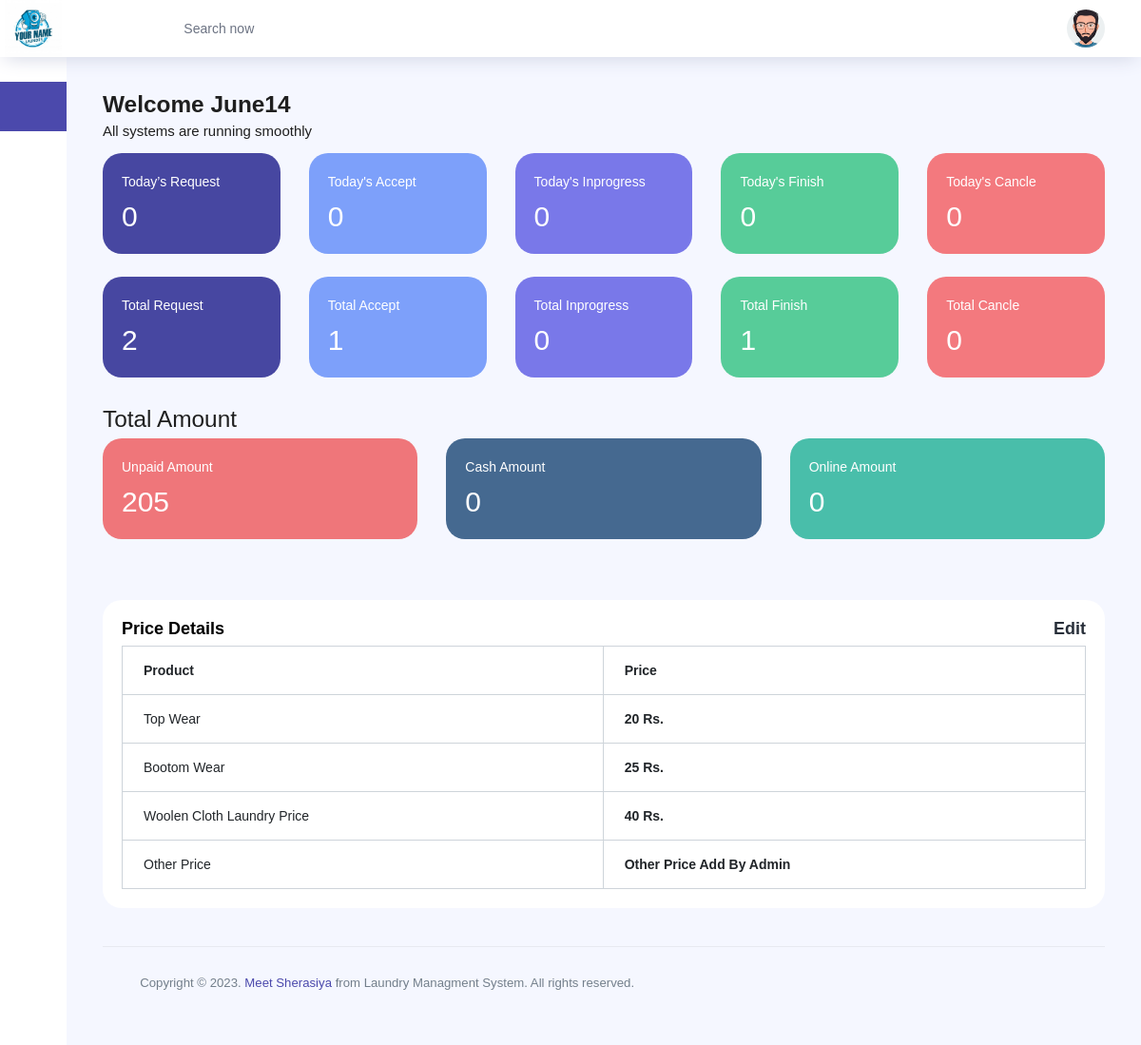
The page /admin-site/ (signed in) on the database its author committed.
### laundryadmin/models.py (models this page shows, shortened)
class Price(models.Model):
    topwear = models.IntegerField(default='25')
    bottomwear = models.IntegerField(default='25')
    woolenwear = models.IntegerField(default='25')

### laundryadmin/views.py (the view)
# urls.py: 2. Add a URL to urlpatterns:  path('', views.home, name='home')
@login_required(login_url='/admin-site/login/')
def home(request):
    today_requests = UserReqeuest.objects.filter(created_at__date=today, progress = 'Pending').count()
    today_accept = UserReqeuest.objects.filter(created_at__date=today, progress = 'Accept').count()
    today_inprogress = UserReqeuest.objects.filter(created_at__date=today, progress = 'Inprogress').count()
    today_finish = UserReqeuest.objects.filter(created_at__date=today, progress = 'Finish').count()
    today_cancle = UserReqeuest.objects.filter(created_at__date=today, progress = 'Cancle').count()
    total_requests = UserReqeuest.objects.all().count()
    total_accept = UserReqeuest.objects.filter(progress = 'Accept').count()
    total_inprogress = UserReqeuest.objects.filter(progress = 'Inprogress').count()
    total_finish = UserReqeuest.objects.filter(progress = 'Finish').count()
    total_cancle = UserReqeuest.objects.filter(progress = 'Cancle').count()
    price = Price.objects.first()
    total_unpaids = UserReqeuest.objects.filter(payment='Unpaid')
    total_unpaid = 0
    for user in total_unpaids:
        if user.progress != 'Cancle':
            total_unpaid += user.totalprice
    total_cashs = UserReqeuest.objects.filter(payment='Cash')
    total_cash = 0
    for user in total_cashs:
        if user.progress != 'Cancle':
            total_cash += user.totalprice
    total_onlines = UserReqeuest.objects.filter(payment='Online')
    total_online = 0
    for user in total_onlines:
        if user.progress != 'Cancle':
            total_online += user.totalprice
    context = {
        'price' : price,
        'today_request': today_requests,
        'today_accept': today_accept,
        'today_inprogress': today_inprogress,
        'today_finish': today_finish,
        'today_cancle': today_cancle,
        'total_request': total_requests,
        'total_accept': total_accept,
        'total_inprogress': total_inprogress,
        'total_finish': total_finish,
        'total_cancle': total_cancle,
        'total_unpaid': total_unpaid,
        'total_cash': total_cash,
        'total_online': total_online,
    }
    return render(request, 'admin/admin.html', context)

### laundryadmin/context_processors.py (called while the page is built)
def company_logo(request):
    try:
        company = Company.objects.first()
        name = company.comapny_name
        logo = company.logo.url if company.logo else None
        fav_icon = company.fav_icon.url if company.fav_icon else None
    except Company.DoesNotExist:
        name = 'laundry'
        logo = None
        fav_icon = None
    return {'company_logo': logo, 'company_fav_icon': fav_icon, 'company_name': name}

### templates/admin/admin.html (shortened to what this page needs)
{% extends "admin/adminbase.html" %}
{% load humanize %}
{% block bootscript %}
  <link href="https://cdn.jsdelivr.net/npm/bootstrap@5.3.0/dist/css/bootstrap.min.css" rel="stylesheet">
{% endblock bootscript %}
{% block body %}
<div class="content-wrapper">
<div class="row">
        <div class="col-12 col-xl-8 mb-3">
        <h3 class="font-weight-bold">Welcome {{user|capfirst}}</h3>
        <h6 class="font-weight-normal mb-0">All systems are running smoothly</h6>
        </div>
</div>
<div class="row request-model">
    <div class="col-md grid-margin transparent">
    <div class="row">
        <div class="col-md mb-4 stretch-card transparent">
        <div class="card card-dark-blue">
            <div class="card-body">
            <p class="mb-3">Today’s Request</p>
            <p class="fs-30 mb-2">{{today_request|intcomma}}</p>
            </div>
        </div>
        </div>
        <div class="col-md mb-4 stretch-card transparent">
        <div class="card card-tale">
            <div class="card-body">
            <p class="mb-3">Today's Accept</p>
            <p class="fs-30 mb-2">{{today_accept|intcomma}}</p>
            </div>
        </div>
        </div>
        <div class="col-md mb-4 stretch-card transparent">
        <div class="card card-light-blue">
            <div class="card-body">
            <p class="mb-3">Today's Inprogress</p>
            <p class="fs-30 mb-2">{{today_inprogress|intcomma}}</p>
            </div>
        </div>
        </div>
        <div class="col-md mb-4 stretch-card transparent">
        <div class="card" style="background:#57cc99; color:white;">
            <div class="card-body">
            <p class="mb-3">Today's Finish</p>
            <p class="fs-30 mb-2">{{today_finish|intcomma}}</p>
            </div>
        </div>
        </div>
        <div class="col-md mb-4 stretch-card transparent">
        <div class="card card-light-danger">
            <div class="card-body">
            <p class="mb-3">Today's Cancle</p>
            <p class="fs-30 mb-2">{{today_cancle|intcomma}}</p>
            </div>
        </div>
        </div>
    </div>
    <div class="row">
        <div class="col-md mb-4 stretch-card transparent">
        <div class="card card-dark-blue">
            <div class="card-body">
            <p class="mb-3">Total Request</p>
            <p class="fs-30 mb-2">{{total_request|intcomma}}</p>
            </div>
        </div>
        </div>
        <div class="col-md mb-4 stretch-card transparent">
        <div class="card card-tale">
            <div class="card-body">
            <p class="mb-3">Total Accept</p>
            <p class="fs-30 mb-2">{{total_accept|intcomma}}</p>
            </div>
        </div>
        </div>
        <div class="col-md mb-4 stretch-card transparent">
        <div class="card card-light-blue">
            <div class="card-body">
            <p class="mb-3">Total Inprogress</p>
            <p class="fs-30 mb-2">{{total_inprogress|intcomma}}</p>
            </div>
        </div>
        </div>
        <div class="col-md mb-4 stretch-card transparent">
        <div class="card" style="background:#57cc99; color:white;">
            <div class="card-body">
            <p class="mb-3">Total Finish</p>
            <p class="fs-30 mb-2">{{total_finish|intcomma}}</p>
            </div>
        </div>
        </div>
        <div class="col-md mb-4 stretch-card transparent">
        <div class="card card-light-danger">
            <div class="card-body">
            <p class="mb-3">Total Cancle</p>
            <p class="fs-30 mb-2">{{total_cancle|intcomma}}</p>
            </div>
        </div>
        </div>
    </div>
    <h3 class="mt-2">Total Amount</h3>
    <div class="row">
        <div class="col-md mb-4 stretch-card transparent">
        <div class="card" style="background:#ef767a; color:white;">
            <div class="card-body">
            <p class="mb-3">Unpaid Amount</p>
            <p class="fs-30 mb-2">{{total_unpaid|intcomma}}</p>
            </div>
        </div>
        </div>
        <div class="col-md mb-4 stretch-card transparent">
        <div class="card" style="background:#456990; color:white;">
            <div class="card-body">
            <p class="mb-3">Cash Amount</p>
            <p class="fs-30 mb-2">{{total_cash|intcomma}}</p>
            </div>
        </div>
        </div>
        <div class="col-md mb-4 stretch-card transparent">
        <div class="card" style="background:#49beaa; color:white;">
            <div class="card-body">
            <p class="mb-3">Online Amount</p>
            <p class="fs-30 mb-2">{{total_online|intcomma}}</p>
            </div>
        </div>
        </div>
    </div>
    </div>
</div>
<div class="row">
    <div class="col-md-12 grid-margin stretch-card">
    <div class="card">
        <div class="card-body">
        <p class="card-title mb-0 d-flex justify-content-between"><span>Price Details</span><a href="#" class="text-dark" data-bs-toggle="modal" data-bs-target="#editModal">
            <i class="ti-marker-alt mr-1"></i>Edit
          </a></p>
        <div class="table-responsive">
            <table class="table table-hover table-bordered mt-2">
            <thead>
                <tr>
                <th>Product</th>
                <th>Price</th>
                </tr>
            </thead>
            <tbody>
                <tr>
                <td>Top Wear</td>
                <td class="font-weight-bold">{{price.topwear}} Rs.</td>
                </tr>
                <tr>
                <td>Bootom Wear</td>
                <td class="font-weight-bold">{{price.bottomwear}} Rs.</td>
                </tr>
                <tr>
                <td>Woolen Cloth Laundry Price</td>
                <td class="font-weight-bold">{{price.woolenwear}} Rs.</td>
                </tr>
                <tr>
                <td>Other Price</td>
                <td class="font-weight-bold">Other Price Add By Admin</td>
                </tr>
            </tbody>
            </table>
        </div>
        </div>
    </div>
    </div>
</div>
{% endblock body %}

### templates/admin/admin.html (style rules this page uses)
@media (min-width: 950px) { .content-wrapper .request-model { display: block; } }

### rows shown on the page
Price: topwear "20", bottomwear "25", woolenwear "40"

### other values the page prints
{{ user|capfirst }} "June14"
{{ today_request|intcomma }} "0"
{{ today_accept|intcomma }} "0"
{{ today_inprogress|intcomma }} "0"
{{ today_finish|intcomma }} "0"
{{ today_cancle|intcomma }} "0"
{{ total_request|intcomma }} "2"
{{ total_accept|intcomma }} "1"
{{ total_inprogress|intcomma }} "0"
{{ total_finish|intcomma }} "1"
{{ total_cancle|intcomma }} "0"
{{ total_unpaid|intcomma }} "205"
{{ total_cash|intcomma }} "0"
{{ total_online|intcomma }} "0"
